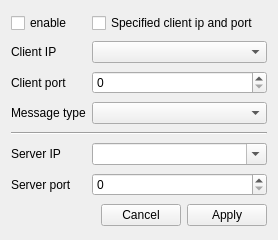
<?xml version="1.0" encoding="UTF-8"?>
<ui version="4.0">
 <class>SAKSocketClientTransmitterToolUiEditor</class>
 <widget class="QWidget" name="SAKSocketClientTransmitterToolUiEditor">
  <property name="geometry">
   <rect>
    <x>0</x>
    <y>0</y>
    <width>278</width>
    <height>240</height>
   </rect>
  </property>
  <property name="windowTitle">
   <string>Item Editor</string>
  </property>
  <layout class="QGridLayout" name="gridLayout">
   <item row="2" column="1">
    <widget class="QSpinBox" name="spinBoxClientPort">
     <property name="maximum">
      <number>65535</number>
     </property>
    </widget>
   </item>
   <item row="5" column="0">
    <widget class="QLabel" name="label_3">
     <property name="sizePolicy">
      <sizepolicy hsizetype="Fixed" vsizetype="Preferred">
       <horstretch>0</horstretch>
       <verstretch>0</verstretch>
      </sizepolicy>
     </property>
     <property name="text">
      <string>Server IP</string>
     </property>
    </widget>
   </item>
   <item row="6" column="1">
    <widget class="QSpinBox" name="spinBoxServerPort">
     <property name="maximum">
      <number>65535</number>
     </property>
    </widget>
   </item>
   <item row="2" column="0">
    <widget class="QLabel" name="label_2">
     <property name="sizePolicy">
      <sizepolicy hsizetype="Fixed" vsizetype="Preferred">
       <horstretch>0</horstretch>
       <verstretch>0</verstretch>
      </sizepolicy>
     </property>
     <property name="text">
      <string>Client port</string>
     </property>
    </widget>
   </item>
   <item row="5" column="1">
    <widget class="SAKIpComboBox" name="comboBoxServerIp">
     <property name="editable">
      <bool>true</bool>
     </property>
    </widget>
   </item>
   <item row="1" column="1">
    <widget class="SAKIpComboBox" name="comboBoxClientIp"/>
   </item>
   <item row="6" column="0">
    <widget class="QLabel" name="label_4">
     <property name="sizePolicy">
      <sizepolicy hsizetype="Fixed" vsizetype="Preferred">
       <horstretch>0</horstretch>
       <verstretch>0</verstretch>
      </sizepolicy>
     </property>
     <property name="text">
      <string>Server port</string>
     </property>
    </widget>
   </item>
   <item row="3" column="0">
    <widget class="QLabel" name="labelMessageType">
     <property name="sizePolicy">
      <sizepolicy hsizetype="Fixed" vsizetype="Preferred">
       <horstretch>0</horstretch>
       <verstretch>0</verstretch>
      </sizepolicy>
     </property>
     <property name="text">
      <string>Message type</string>
     </property>
    </widget>
   </item>
   <item row="0" column="0">
    <widget class="QCheckBox" name="checkBoxEnable">
     <property name="text">
      <string>enable</string>
     </property>
    </widget>
   </item>
   <item row="7" column="0" colspan="2">
    <layout class="QHBoxLayout" name="horizontalLayout">
     <property name="leftMargin">
      <number>0</number>
     </property>
     <property name="topMargin">
      <number>0</number>
     </property>
     <property name="rightMargin">
      <number>0</number>
     </property>
     <property name="bottomMargin">
      <number>0</number>
     </property>
     <item>
      <spacer name="horizontalSpacer">
       <property name="orientation">
        <enum>Qt::Horizontal</enum>
       </property>
       <property name="sizeHint" stdset="0">
        <size>
         <width>40</width>
         <height>20</height>
        </size>
       </property>
      </spacer>
     </item>
     <item>
      <widget class="QPushButton" name="pushButtonCancel">
       <property name="text">
        <string>Cancel</string>
       </property>
      </widget>
     </item>
     <item>
      <widget class="QPushButton" name="pushButtonApply">
       <property name="text">
        <string>Apply</string>
       </property>
      </widget>
     </item>
    </layout>
   </item>
   <item row="3" column="1">
    <widget class="SAKWebSocketMessageTypeComboBox" name="comboBoxMessageType"/>
   </item>
   <item row="1" column="0">
    <widget class="QLabel" name="label">
     <property name="sizePolicy">
      <sizepolicy hsizetype="Fixed" vsizetype="Preferred">
       <horstretch>0</horstretch>
       <verstretch>0</verstretch>
      </sizepolicy>
     </property>
     <property name="text">
      <string>Client IP</string>
     </property>
    </widget>
   </item>
   <item row="0" column="1">
    <widget class="QCheckBox" name="checkBoxSpecifiedClientIpAndPort">
     <property name="text">
      <string>Specified client ip and port</string>
     </property>
    </widget>
   </item>
   <item row="4" column="0" colspan="2">
    <widget class="Line" name="line">
     <property name="orientation">
      <enum>Qt::Horizontal</enum>
     </property>
    </widget>
   </item>
  </layout>
 </widget>
 <customwidgets>
  <customwidget>
   <class>SAKIpComboBox</class>
   <extends>QComboBox</extends>
   <header location="global">SAKIpComboBox.hh</header>
  </customwidget>
  <customwidget>
   <class>SAKWebSocketMessageTypeComboBox</class>
   <extends>QComboBox</extends>
   <header location="global">SAKWebSocketMessageTypeComboBox.hh</header>
  </customwidget>
 </customwidgets>
 <resources/>
 <connections/>
</ui>
